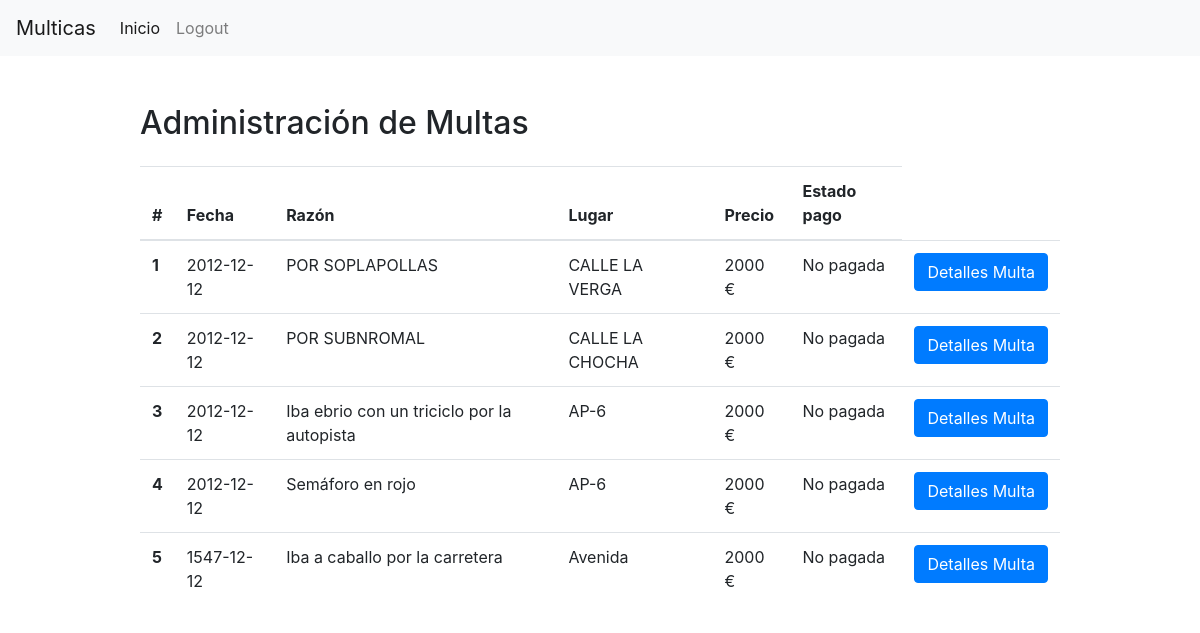
/php/main_admin.php (signed in), run on the app's committed database.
### tables this page shows
CREATE TABLE `multas` (
  `id` int(11) NOT NULL,
  `razon` varchar(255) NOT NULL,
  `fecha` date NOT NULL,
  `reclamada` tinyint(1) NOT NULL DEFAULT '0',
  `direccion` varchar(255) NOT NULL,
  `precio` float(5) NOT NULL,
  `estado` int(1) NOT NULL,
  `n_bastidor` varchar(50) NOT NULL
);

### php/obtener_multas_administrador.php (called while the page is built, shortened)
<?php
    include "conexion_bd.php";
    $resultado = mysqli_query($conexion, "SELECT id, razon, fecha, reclamada, precio, estado, m.n_bastidor, direccion
                                          FROM multas m LEFT JOIN coches c ON m.n_bastidor = c.n_bastidor");
    $arrayMultas = array();
    while ($row = mysqli_fetch_array($resultado))
    {
        $idMulta = $row["id"];
        $razon = $row["razon"];
        $fecha = $row["fecha"];
        $reclamada = $row["reclamada"];
        $precio = $row["precio"];
        $estado = $row["estado"];
        $nbastidor = $row["n_bastidor"];
        $direccion = $row["direccion"];
        $arrayMultas[$idMulta] = array
        (
            "idMulta" => $idMulta,
            "razon" => $razon,
            "fecha" => $fecha,
            "reclamada" => $reclamada,
            "precio" => $precio,
            "estado" => $estado,
            "nbastidor" => $nbastidor,
            "direccion" => $direccion
        );
    }
?>

### php/main_admin.php (the view, shortened to what this page needs)
<!doctype html>
<html lang="es">
<head>
  <link rel="stylesheet" href="https://stackpath.bootstrapcdn.com/bootstrap/4.1.3/css/bootstrap.min.css"crossorigin="anonymous">
</head>
<body>
  <nav class="navbar navbar-expand-lg navbar-light bg-light">
    <a class="navbar-brand" href="#">Multicas</a>
    <div class="collapse navbar-collapse" id="navbarSupportedContent">
      <ul class="navbar-nav mr-auto">
        <li class="nav-item active">
          <a class="nav-link" href="index.html">Inicio</a>
        </li>
        <li class="nav-item">
          <a class="nav-link" href="logout.php">Logout</a>
        </li>
      </ul>
    </div>
  </nav>
  <div class="container mt-5">
    <div class="row">
      <div class="col-md-1"></div>
      <div class="col-md-10">
        <h2>Administración de Multas</h2>
        <table class="table mt-4">
          <thead>
            <tr>
              <th scope="col">#</th>
              <th scope="col">Fecha</th>
              <th scope="col">Razón</th>
              <th scope="col">Lugar</th>
              <th scope="col">Precio</th>
              <th scope="col">Estado pago</th>
            </tr>
          </thead>
          <tbody>
            <?php
                include "obtener_multas_administrador.php";
                $nrow = 0;
                foreach ($arrayMultas as $multa)
                {
                    ++$nrow;
                    $razon = $multa["razon"];
                    $fecha = $multa["fecha"];
                    $precio = $multa["precio"];
                    $estado = $multa["estado"];
                    $direccion = $multa["direccion"];
                    $estadoString = "";
                    switch ($estado)
                    {
                        case 0:
                            $estadoString = "No pagada";
                            break;
                    }
                    echo "<th scope='row'>$nrow</th>";
                    echo "<td>$fecha</td>";
                    echo "<td>$razon</td>";
                    echo "<td>$direccion</td>";
                    echo "<td>$precio €</td>";
                    echo "<td>$estadoString</td>";
                    echo "<td>";
                    echo "  <form action='obtener_detalles_multa.php' method='POST' ENCTYPE='multipart/form-data'>";
                    echo "    <input class='btn btn-primary' type='submit' value='Detalles Multa'>";
                    echo "  </form>";
                    echo "</td>";
                }
            ?>
          </tbody>
        </table>
      </div>
    </div>
  </div>
</body>
</html>

### data on the page
multas: fecha "2012-12-12", razon "POR SOPLAPOLLAS", direccion "CALLE LA VERGA", precio "2000", estado "No pagada"
multas: fecha "2012-12-12", razon "POR SUBNROMAL", direccion "CALLE LA CHOCHA", precio "2000", estado "No pagada"
multas: fecha "2012-12-12", razon "Iba ebrio con un triciclo por la autopista", direccion "AP-6", precio "2000", estado "No pagada"
multas: fecha "2012-12-12", razon "Semáforo en rojo", direccion "AP-6", precio "2000", estado "No pagada"
multas: fecha "1547-12-12", razon "Iba a caballo por la carretera", direccion "Avenida", precio "2000", estado "No pagada"
